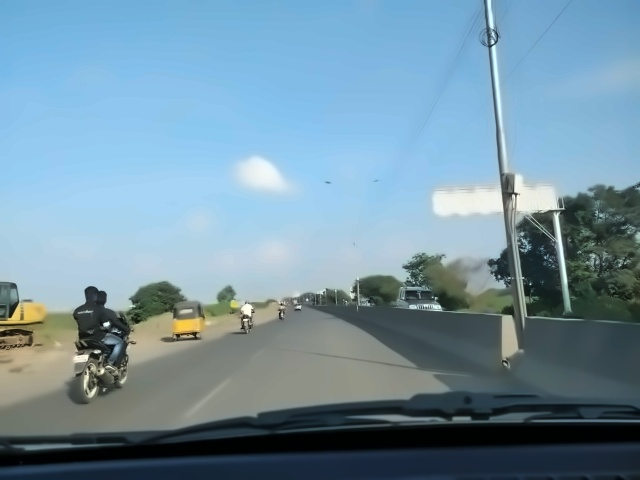
#> input picture dataset/denoise14.jpg, 640 x 480 px, given in place of dayLane.webm, which was not available
$ jupyter execute --allow-errors LaneDetection-Simple.ipynb   (shell and % lines are left out)   (older library calls are emulated)   (text cells are left out)
#> lines starting #> are read from the running program, lines starting #| are printed output that depends on the picture; after the words box and inside, x2 and y2 are one past the last pixel; in counts of white or black regions, pixels touching at a corner belong together; pictures that were not available may be replaced by others from this repository, and a replacement may not be noted
#> further down, frame is the input picture: shape (480, 640, 3); mean B, G, R 162.6, 146.1, 116
#> `resizedFrame = cv2.resize(frame, (int(frame.shape[0]*.6), int(frame.sh..`:
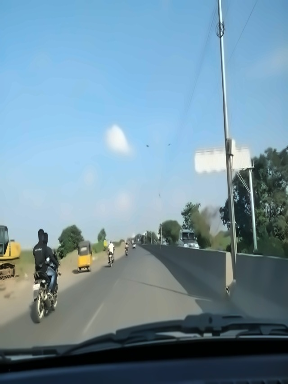
#> resizedFrame: shape (384, 288, 3); mean B, G, R 162.6, 146.1, 116
[cell 1]
import cv2
import numpy as np
import math
import matplotlib.pyplot as plt
import matplotlib.image as mpimg

[cell 2]
def region_of_interest(img, vertices):
    # Define a blank matrix that matches the image height/width.
    mask = np.zeros_like(img)

    #check if image is grayscale or color
    shape = img.shape
    if(len(shape) > 2):               #its a color image
        mask_color = (255,)*shape[-1]   #shape[-1] = no. at last index
    else:                              #otherwise its a gray image
        mask_color = 255

    # Fill the polygon with white
    cv2.fillPoly(mask, vertices, mask_color)

    # Returning the image only where mask pixels match
    masked_image = cv2.bitwise_and(img, mask)
    return masked_image

[cell 3]
# [19 lines left out: function hsv_filter, not called in this run]

[cell 4]
# [20 lines left out: function draw_lines, not called in this run]

[cell 5]
# [27 lines left out: function gamma_correction, not called in this run]

[cell 6]
def hough_lines(img, rho, theta, threshold, min_line_len, max_line_gap):
    """
    `img` should be the output of a Canny transform.

    Returns an image with hough lines drawn.
    """
    lines = cv2.HoughLinesP(img, rho, theta, threshold, np.array([]), minLineLength=min_line_len, maxLineGap=max_line_gap)

    left_line_x = []
    left_line_y = []
    right_line_x = []
    right_line_y = []

    for line in lines:
        for x1, y1, x2, y2 in line:
            slope = (y2 - y1) / (x2 - x1) # <-- Calculating the slope.
            if math.fabs(slope) < 0.2: # <-- Only consider extreme slope
                continue
            if slope <= 0: # <-- If the slope is negative, left group.
                left_line_x.extend([x1, x2])
                left_line_y.extend([y1, y2])
            else: # <-- Otherwise, right group.
                right_line_x.extend([x1, x2])
                right_line_y.extend([y1, y2])

    min_y = img.shape[0] * (3 / 5) # <-- Just below the horizon
    max_y = img.shape[0] # <-- The bottom of the image

    poly_left = np.poly1d(np.polyfit(
        left_line_y,
        left_line_x,
        deg=1
    ))

    left_x_start = int(poly_left(max_y))
    left_x_end = int(poly_left(min_y))

    poly_right = np.poly1d(np.polyfit(
        right_line_y,
        right_line_x,
        deg=1
    ))

    right_x_start = int(poly_right(max_y))
    right_x_end = int(poly_right(min_y))

    lines = [[
            [left_x_start, max_y, left_x_end, min_y],
            [right_x_start, max_y, right_x_end, min_y],
            ]]

    return lines

[cell 7]
# [17 lines left out: function filter_color, not called in this run]

[cell 8]
def gaussian_blur(img, kernel_size):
    """Applies a Gaussian Noise kernel"""
    return cv2.GaussianBlur(img, (kernel_size, kernel_size), 0)

[cell 9]
# [11 lines left out: function binaryImage, not called in this run]

[cell 10]
# [39 lines left out: function colorThreshold, not called in this run]

[cell 11]
def applySobel(img, orient = 'x', kernel=3, th=100, blackWhite=(0, 255)):
    #cvt to gray
    if len(img.shape) > 2:
        img = cv2.cvtColor(img, cv2.COLOR_BGR2GRAY)

    #extract vertical or horizontal line
    if orient == 'x':
        absSobel = np.absolute(cv2.Sobel(img, cv2.CV_64F, 1, 0))
    else:
        absSobel = np.absolute(cv2.Sobel(img, cv2.CV_64F, 0, 1))

    #rescale to 8 bit
    scaled = np.uint8(255*absSobel/np.max(absSobel))

    #create a blank image and apply thresh
    op = np.zeros_like(scaled)
    op[scaled > th] = blackWhite[1] #white
    op[scaled < th] = blackWhite[0] #black

    return op

[cell 12]
def pipeline(bgrImg):
    """
    An image processing pipeline which will output
    an image with the lane lines annotated.
    """
    originalBgrImg = bgrImg
    height, width , ch = bgrImg.shape
#> height = 384; width = 288; ch = 3

   #corners
    region_of_interest_points = [
    (0, height),
    (0, height*0.65),
    (width, height*0.65),
    (width, height),
    ]

    #defining color thresholds
    min_val_y = np.array([20, 100, 100])
    max_val_y = np.array([30, 255, 255])
    min_val_w = np.array([0, 0, 0])
    max_val_w = np.array([0, 0, 255])

    '''
    #gray = cv2.cvtColor(originalBgrImg, cv2.COLOR_BGR2GRAY)
    #cv2.imshow('gray', gray)

    #blur the image
    #bgrBlur = gaussian_blur(gray, 5)

    #convert BGR to RGB
    rgbImg = cv2.cvtColor(bgrImg, cv2.COLOR_BGR2RGB)

    #apply color threshold
    whiteYellow = colorThreshold(rgbImg)

    #Canny
    canny = cv2.Canny(whiteYellow, 171, 255)

    #sobelx = cv2.Sobel(canny, cv2.CV_64F, 1, 0, ksize=7)
    img = region_of_interest(canny, np.array([region_of_interest_points], np.int32) )
    '''
    img = cv2.cvtColor(frame, cv2.COLOR_BGR2GRAY)
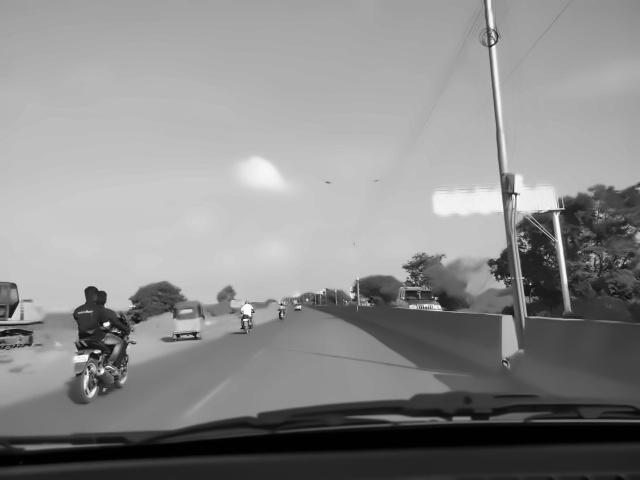
#> img: shape (480, 640); min 0, max 254, mean 139
    clahe = cv2.createCLAHE(clipLimit = 2.0, tileGridSize = (8,8))
    img = clahe.apply(img)
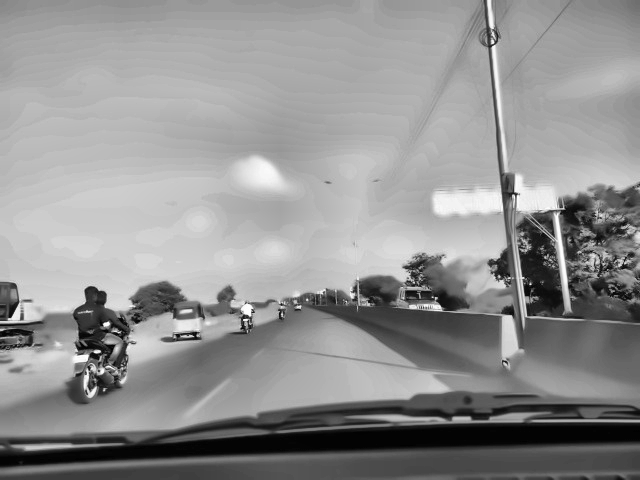
#> img: shape (480, 640); min 1, max 255, mean 145.3
    img = cv2.Canny(img, 80, 185)
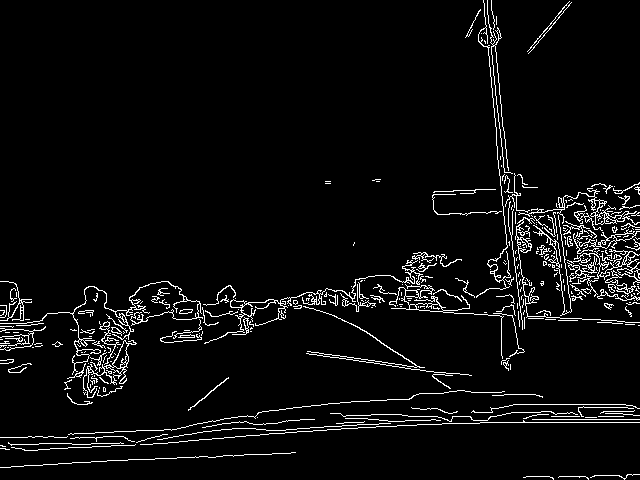
#> img: shape (480, 640); 4.7% white in thin lines or dots
    img = applySobel(img, 'x', 3)
#> in applySobel, `absSobel = np.absolute(cv2.Sobel(img, cv2.CV_64F, 1, 0))`:
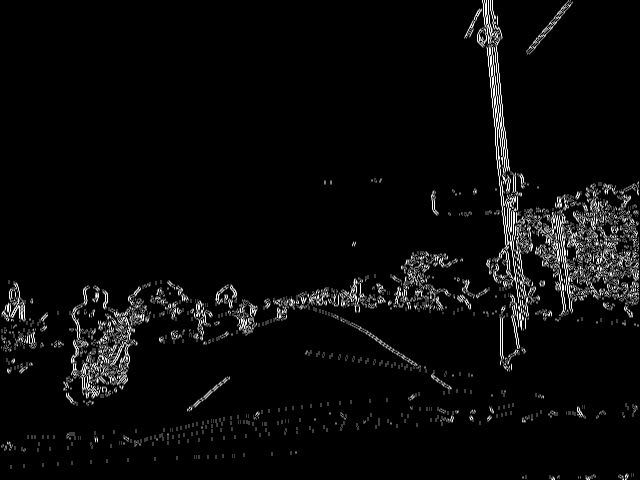
#> absSobel: shape (480, 640) float64; min 0, max 1020, mean 39.9; drawn with min black and max white
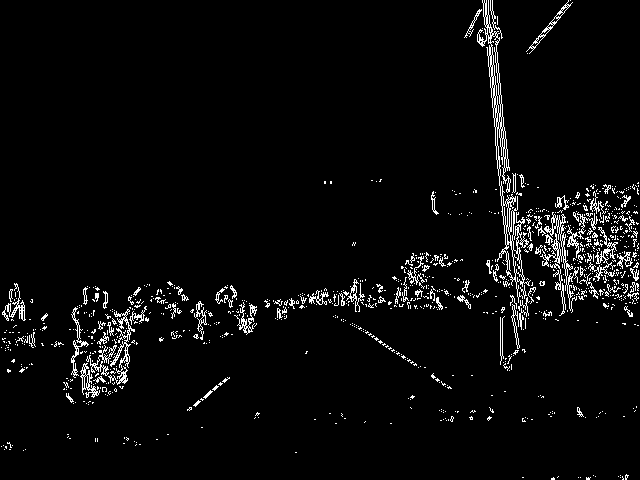
#> img: shape (480, 640); 3.9% white in thin lines or dots
    img = cv2.Canny(img, 80, 185)
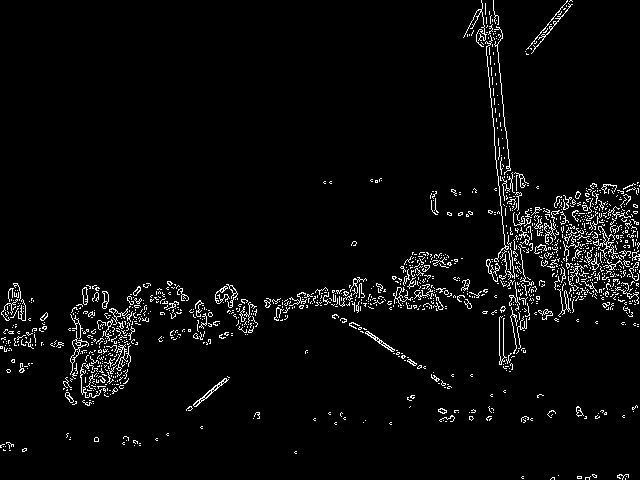
#> img: shape (480, 640); 3.8% white in thin lines or dots
    img = region_of_interest(img, np.array([region_of_interest_points], np.int32))
#> in region_of_interest, `cv2.fillPoly(mask, vertices, mask_color)`:
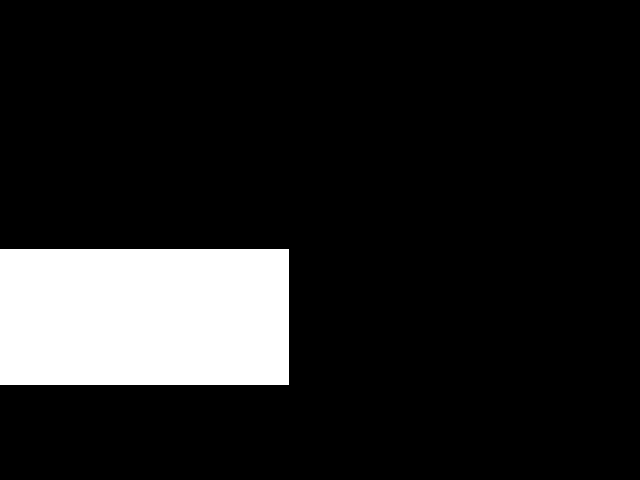
#> mask: shape (480, 640); 12.8% white; 1 white region, box (x1, y1, x2, y2) and area: (0, 249, 289, 385) 39304
#> in region_of_interest, `masked_image = cv2.bitwise_and(img, mask)`:
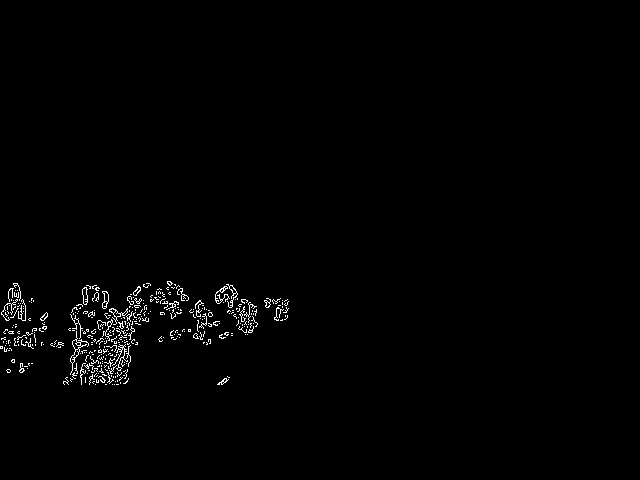
#> masked_image: shape (480, 640); 1% white in thin lines or dots, all inside (x1, y1, x2, y2) = (0, 281, 289, 385)
    cv2.imshow('img', img)

    lines = hough_lines(img, 6,np.pi / 60, 160, 20, 25)
#> in hough_lines, `lines = cv2.HoughLinesP(img, rho, theta, threshold, np.array([]), minL..`: lines = 45 rows, first 6: [72, 311, 200, 311], [76, 333, 287, 299], [171, 331, 203, 328], [83, 303, 287, 303], [109, 309, 206, 309], [51, 345, 130, 337]
#> the loop in hough_lines, `for line in lines:` made 45 passes
#> line on passes 1 to 12: [[72, 311, 200, 311]], [[76, 333, 287, 299]], [[171, 331, 203, 328]], [[83, 303, 287, 303]], [[109, 309, 206, 309]], [[51, 345, 130, 337]], [[26, 333, 282, 306]], [[170, 332, 206, 323]], [[160, 341, 204, 332]], [[4, 350, 134, 329]], [[197, 327, 286, 308]], [[107, 318, 272, 301]]
#> after the loop in hough_lines, `for line in lines:`: left_line_x = 40 values, max 287 at index 13, min 18 at index 14, mean 154.9; left_line_y = 40 values, max 382 at index 22, min 294 at index 17, mean 336.3; right_line_x = []
#> in hough_lines, `left_x_start = int(poly_left(max_y))`: left_x_start = -163
#> in hough_lines, `left_x_end = int(poly_left(min_y))`: left_x_end = 261
    img = draw_lines(originalBgrImg, lines , (255, 255, 255),3)
    return img

[cell 13]
cap = cv2.VideoCapture('../dataset/dayLane.webm')
i = 1
#> (the rest of this cell did not finish here and is left out)

$ run again, on dataset/hist1.jpg
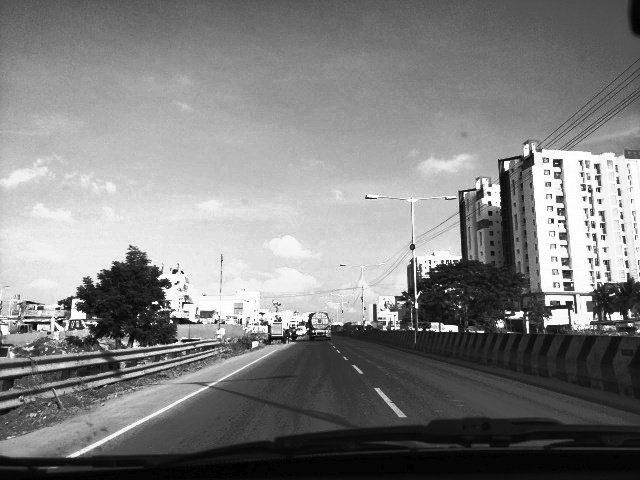
#> input picture dataset/hist1.jpg, 640 x 480 px, given in place of dayLane.webm, which was not available
#> frame is the input picture: shape (480, 640, 3); min 0, max 255, mean 128.1
#> mask: shape (480, 640); 12.8% white; 1 white region, box (x1, y1, x2, y2) and area: (0, 249, 289, 385) 39304
#> in region_of_interest, `masked_image = cv2.bitwise_and(img, mask)`:
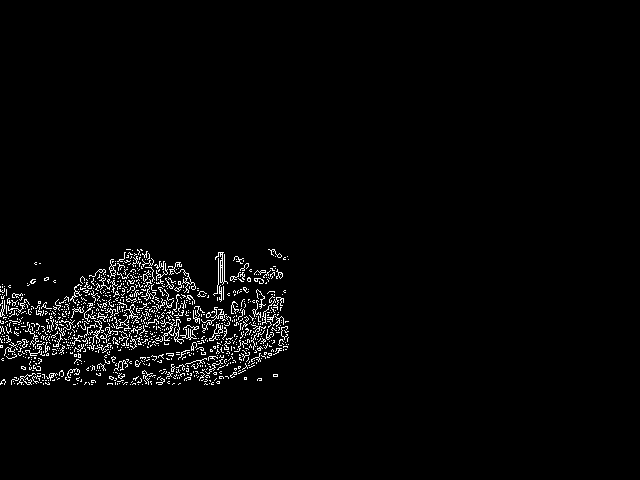
#> masked_image: shape (480, 640); 2.4% white in thin lines or dots, all inside (x1, y1, x2, y2) = (0, 249, 289, 385)
#> in hough_lines, `lines = cv2.HoughLinesP(img, rho, theta, threshold, np.array([]), minL..`: lines = 91 rows, first 6: [1, 309, 280, 309], [0, 327, 287, 327], [60, 371, 287, 335], [0, 339, 287, 339], [57, 300, 283, 300], [0, 326, 278, 312]
#> the loop in hough_lines, `for line in lines:` made 91 passes
#> after the loop in hough_lines, `for line in lines:`: left_line_x = 34 values, max 283 at index 5, min 0 at index 30, mean 127; left_line_y = 34 values, max 384 at index 24, min 249 at index 23, mean 318.9; right_line_x = [38, 158, 0, 135, 54, 286, 53, 107, 87, 151]; right_line_y = [313, 345, 316, 345, 280, 329, 319, 334, 332, 345]
#> left_x_start = -131
#> left_x_end = 176
#> right_x_start = 427
#> right_x_end = 28
#> in hough_lines, `lines = [[ [left_x_start, max_y, left_x_end, min_y], [right_x_start, m..`: lines = [[[-131, 480, 176, 288], [427, 480, 28, 288]]]
#> the loop in draw_lines, `for line in lines:` made 1 pass
#> in draw_lines, `img = cv2.addWeighted(img, 0.8, line_img, 1.0, 0.0)`:
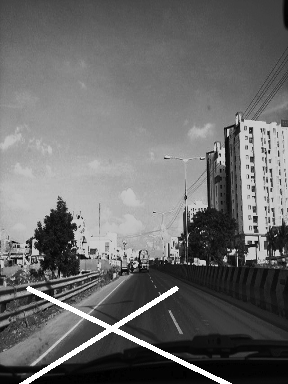
#> img: shape (384, 288, 3); min 0, max 255, mean 106.2

$ run again, on dataset/ld.jpg
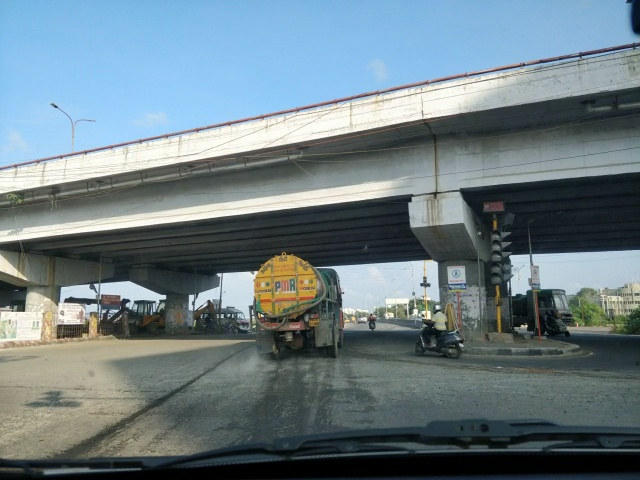
#> input picture dataset/ld.jpg, 640 x 480 px, given in place of dayLane.webm, which was not available
#> frame is the input picture: shape (480, 640, 3); mean B, G, R 131.5, 125.3, 108.8
#> mask: shape (480, 640); 12.8% white; 1 white region, box (x1, y1, x2, y2) and area: (0, 249, 289, 385) 39304
#> in region_of_interest, `masked_image = cv2.bitwise_and(img, mask)`:
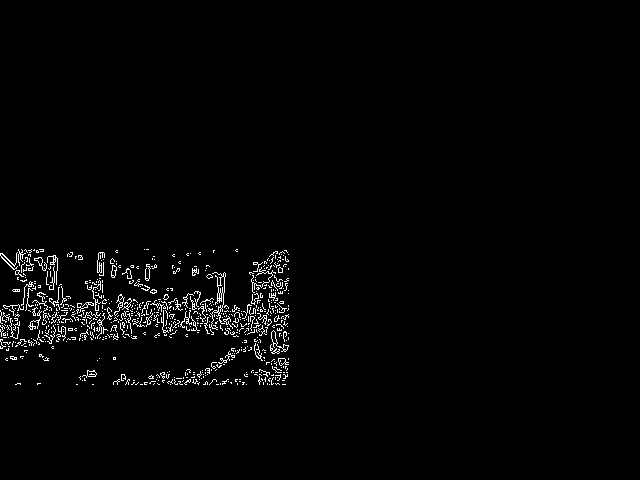
#> masked_image: shape (480, 640); 1.8% white in thin lines or dots, all inside (x1, y1, x2, y2) = (0, 249, 289, 385)
#> in hough_lines, `lines = cv2.HoughLinesP(img, rho, theta, threshold, np.array([]), minL..`: lines = 82 rows, first 6: [11, 305, 286, 333], [3, 306, 285, 336], [23, 302, 288, 316], [8, 348, 223, 302], [252, 288, 286, 281], [252, 287, 288, 280]
#> the loop in hough_lines, `for line in lines:` made 82 passes
#> after the loop in hough_lines, `for line in lines:`: left_line_x = [8, 223, 252, 286, 6, 163, 253, 285, 277, 277, 1, 154, 0, 136, 80, 224, 8, 101, 86, 166]; left_line_y = [348, 302, 288, 281, 349, 298, 264, 257, 383, 251, 323, 290, 330, 301, 336, 289, 318, 298, 320, 299]; right_line_x = 38 values, max 288 at index 9, min 0 at index 2, mean 176.1; right_line_y = 38 values, max 384 at index 25, min 252 at index 4, mean 318.9
#> left_x_start = -169
#> left_x_end = 182
#> right_x_start = 569
#> right_x_end = 100
#> in hough_lines, `lines = [[ [left_x_start, max_y, left_x_end, min_y], [right_x_start, m..`: lines = [[[-169, 480, 182, 288], [569, 480, 100, 288]]]
#> the loop in draw_lines, `for line in lines:` made 1 pass
#> in draw_lines, `img = cv2.addWeighted(img, 0.8, line_img, 1.0, 0.0)`:
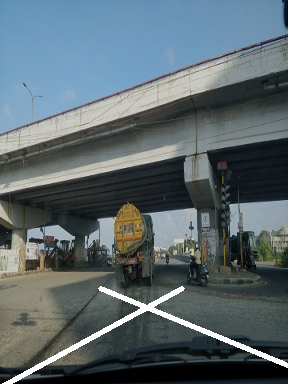
#> img: shape (384, 288, 3); mean of channels 0, 1, 2 108.7, 103.7, 90.7; drawn as B, G, R
